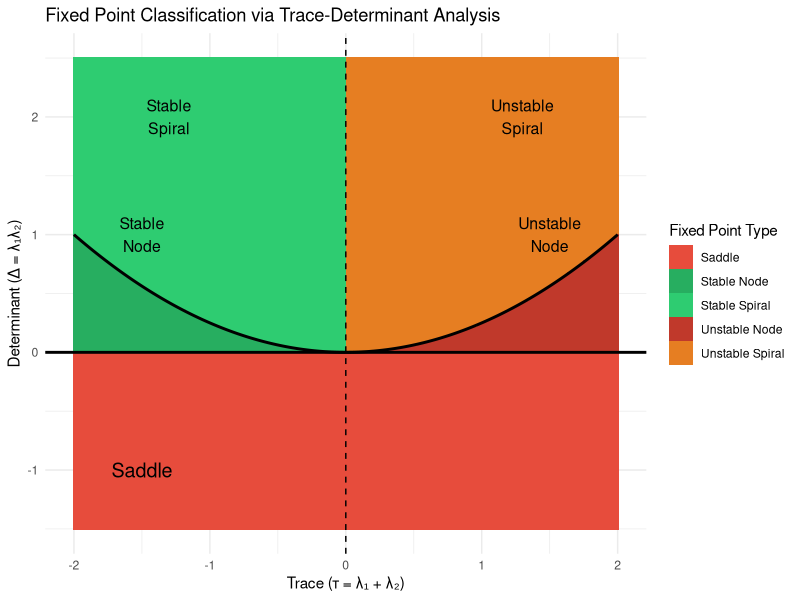
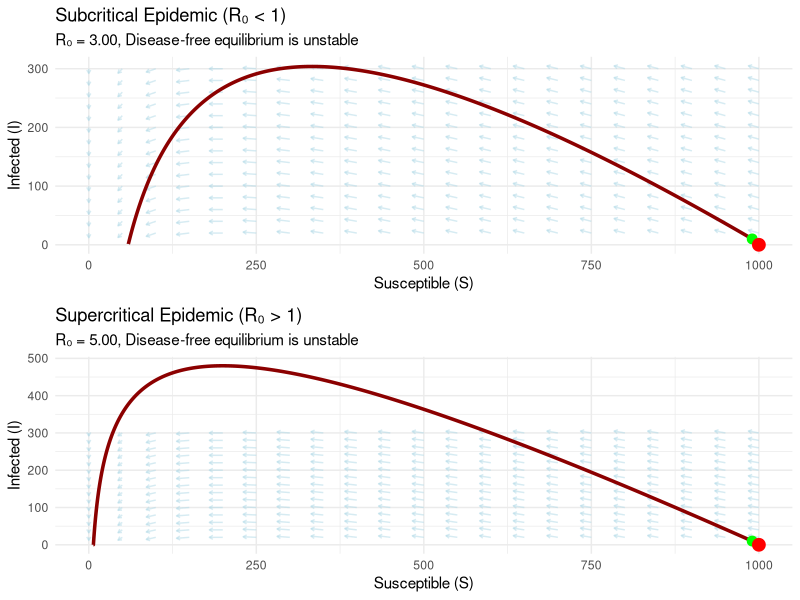

The R script that drew these images, in order:
## ---- chunk 1
# Hospital ward patient flow model
library(ggplot2)
library(deSolve)
library(gridExtra)

# Define the system
hospital_flow <- function(t, state, parameters) {
  with(as.list(c(state, parameters)), {
    dx <- lambda - (alpha + beta)*x
    dy <- alpha*x - (gamma + delta)*y
    list(c(dx, dy))
  })
}

# Set realistic parameters (rates per day)
params <- list(
  lambda = 10,    # 10 patients arrive per day
  alpha = 0.1,    # 10% of general ward patients transfer to ICU per day
  beta = 0.3,     # 30% of general ward patients discharge per day
  gamma = 0.15,   # 15% of ICU patients recover and discharge per day
  delta = 0.05    # 5% mortality rate in ICU per day
)

# Calculate equilibrium
x_star <- params$lambda / (params$alpha + params$beta)
y_star <- (params$alpha * params$lambda) / 
          ((params$alpha + params$beta) * (params$gamma + params$delta))

cat("Equilibrium point:\n")
cat(sprintf("General ward: %.2f patients\n", x_star))
cat(sprintf("ICU: %.2f patients\n\n", y_star))

# Calculate Jacobian at equilibrium
J <- matrix(c(
  -(params$alpha + params$beta), 0,
  params$alpha, -(params$gamma + params$delta)
), nrow = 2, byrow = TRUE)

cat("Jacobian matrix:\n")
print(J)

# Calculate eigenvalues and eigenvectors
eig <- eigen(J)
cat("\nEigenvalues:\n")
print(eig$values)
cat("\nEigenvectors:\n")
print(eig$vectors)
## ---- chunk 2
# Create trace-determinant phase portrait
create_trace_det_diagram <- function() {
  tau_seq <- seq(-2, 2, length.out = 200)
  det_seq <- seq(-1.5, 2.5, length.out = 200)
  
  grid <- expand.grid(tau = tau_seq, det = det_seq)
  
  # Classify fixed points
  grid$type <- with(grid, {
    discriminant <- tau^2 - 4*det
    
    ifelse(det < 0, "Saddle",
    ifelse(det > 0 & tau < 0 & discriminant > 0, "Stable Node",
    ifelse(det > 0 & tau < 0 & discriminant < 0, "Stable Spiral",
    ifelse(det > 0 & tau > 0 & discriminant > 0, "Unstable Node",
    ifelse(det > 0 & tau > 0 & discriminant < 0, "Unstable Spiral",
    ifelse(abs(tau) < 0.01 & det > 0, "Center", "Boundary"))))))
  })
  
  # Plot
  p <- ggplot(grid, aes(x = tau, y = det, fill = type)) +
    geom_tile() +
    geom_line(data = data.frame(tau = tau_seq, det = tau_seq^2/4),
              aes(x = tau, y = det), color = "black", size = 1, inherit.aes = FALSE) +
    geom_hline(yintercept = 0, size = 1) +
    geom_vline(xintercept = 0, linetype = "dashed") +
    annotate("text", x = -1.5, y = -1, label = "Saddle", size = 5) +
    annotate("text", x = -1.3, y = 2, label = "Stable\nSpiral", size = 4) +
    annotate("text", x = 1.3, y = 2, label = "Unstable\nSpiral", size = 4) +
    annotate("text", x = -1.5, y = 1, label = "Stable\nNode", size = 4) +
    annotate("text", x = 1.5, y = 1, label = "Unstable\nNode", size = 4) +
    scale_fill_manual(values = c(
      "Saddle" = "#e74c3c",
      "Stable Node" = "#27ae60",
      "Stable Spiral" = "#2ecc71",
      "Unstable Node" = "#c0392b",
      "Unstable Spiral" = "#e67e22",
      "Center" = "#f39c12",
      "Boundary" = "white"
    )) +
    labs(
      title = "Fixed Point Classification via Trace-Determinant Analysis",
      x = "Trace (τ = λ₁ + λ₂)",
      y = "Determinant (Δ = λ₁λ₂)",
      fill = "Fixed Point Type"
    ) +
    theme_minimal() +
    theme(legend.position = "right")
  
  return(p)
}

print(create_trace_det_diagram())
## ---- chunk 3
# SIR epidemic model with stability analysis
sir_model <- function(t, state, parameters) {
  with(as.list(c(state, parameters)), {
    dS <- -beta * S * I
    dI <- beta * S * I - gamma * I
    list(c(dS, dI))
  })
}

# Parameters for different epidemic scenarios
params_subcritical <- list(beta = 0.0003, gamma = 0.1, N = 1000)
params_supercritical <- list(beta = 0.0005, gamma = 0.1, N = 1000)

# Calculate R0 for each case
R0_sub <- params_subcritical$beta * params_subcritical$N / params_subcritical$gamma
R0_super <- params_supercritical$beta * params_supercritical$N / params_supercritical$gamma

cat(sprintf("Subcritical case: R₀ = %.2f (disease dies out)\n", R0_sub))
cat(sprintf("Supercritical case: R₀ = %.2f (epidemic occurs)\n\n", R0_super))

# Simulate both scenarios
simulate_epidemic <- function(params, I0 = 10) {
  times <- seq(0, 100, by = 0.1)
  initial <- c(S = params$N - I0, I = I0)
  
  solution <- ode(y = initial, times = times, func = sir_model, parms = params)
  return(as.data.frame(solution))
}

traj_sub <- simulate_epidemic(params_subcritical)
traj_super <- simulate_epidemic(params_supercritical)

# Plot phase portraits
plot_sir_phase <- function(traj, R0, title) {
  # Create vector field
  S_seq <- seq(0, 1000, by = 50)
  I_seq <- seq(0, 300, by = 20)
  field <- expand.grid(S = S_seq, I = I_seq)
  
  if (R0 < 1) {
    params <- params_subcritical
  } else {
    params <- params_supercritical
  }
  
  field$dS <- -params$beta * field$S * field$I
  field$dI <- params$beta * field$S * field$I - params$gamma * field$I
  
  # Normalize
  field$mag <- sqrt(field$dS^2 + field$dI^2)
  field$dS_norm <- field$dS / (field$mag + 1e-10) * 20
  field$dI_norm <- field$dI / (field$mag + 1e-10) * 8
  
  p <- ggplot() +
    geom_segment(data = field[field$mag > 0.1,],
                 aes(x = S, y = I, xend = S + dS_norm, yend = I + dI_norm),
                 arrow = arrow(length = unit(0.02, "npc")),
                 color = "lightblue", alpha = 0.5) +
    geom_path(data = traj, aes(x = S, y = I), 
              color = "darkred", size = 1.2) +
    geom_point(data = traj[1,], aes(x = S, y = I),
               color = "green", size = 3) +
    geom_point(aes(x = params$N, y = 0), 
               color = ifelse(R0 < 1, "blue", "red"), 
               size = 4, shape = 19) +
    labs(
      title = title,
      subtitle = sprintf("R₀ = %.2f, Disease-free equilibrium is %s",
                        R0, ifelse(R0 < 1, "stable", "unstable")),
      x = "Susceptible (S)",
      y = "Infected (I)"
    ) +
    theme_minimal()
  
  return(p)
}

p1 <- plot_sir_phase(traj_sub, R0_sub, "Subcritical Epidemic (R₀ < 1)")
p2 <- plot_sir_phase(traj_super, R0_super, "Supercritical Epidemic (R₀ > 1)")

grid.arrange(p1, p2, ncol = 1)
